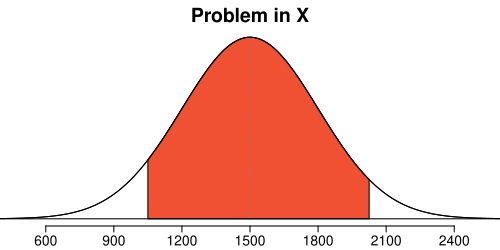

This figure's R source:
library(openintro)
data(COL)

#===> plot <===#
myPDF("normalProbInX.pdf", 5.0, 2.5, mar=c(1.2,0,1.5,0), mgp=c(3,0.17,0))

sfx=1.0
sfy=1.0

X <- seq(-4,4,0.01)
Y <- dnorm(X)
plot(sfx*X, sfy*Y, type='l', axes=F, 
     #xlim=c(-3.4,3.4),
     xlim=sfx*c(-3.4,3.4),
     ylab="", xlab="X",
     main="Problem in X")

axis(1, at=c(-3,-2,-1,0,1,2,3), 
     label=(1500+c(-3,-2,-1,0,1,2,3)*300), cex.axis=0.8)


selectedX <- seq(-1.5,1.75,0.01)
cord.x <- c(-1.5, selectedX, 1.75) 
cord.y <- c(0, dnorm(selectedX) ,0)

polygon(sfx*cord.x, sfy*cord.y, col=COL[4+7*0])
#polygon(cord.x, cord.y, col=COL[4+(7*4)])

segments(X[which(X == median(X))],0,
         X[which(X == median(X))],sfy*max(Y),
         col=COL[6], lty=3, lwd=1.5 )


lines(sfx*X, sfy*Y)
abline(h=0)

dev.off()
